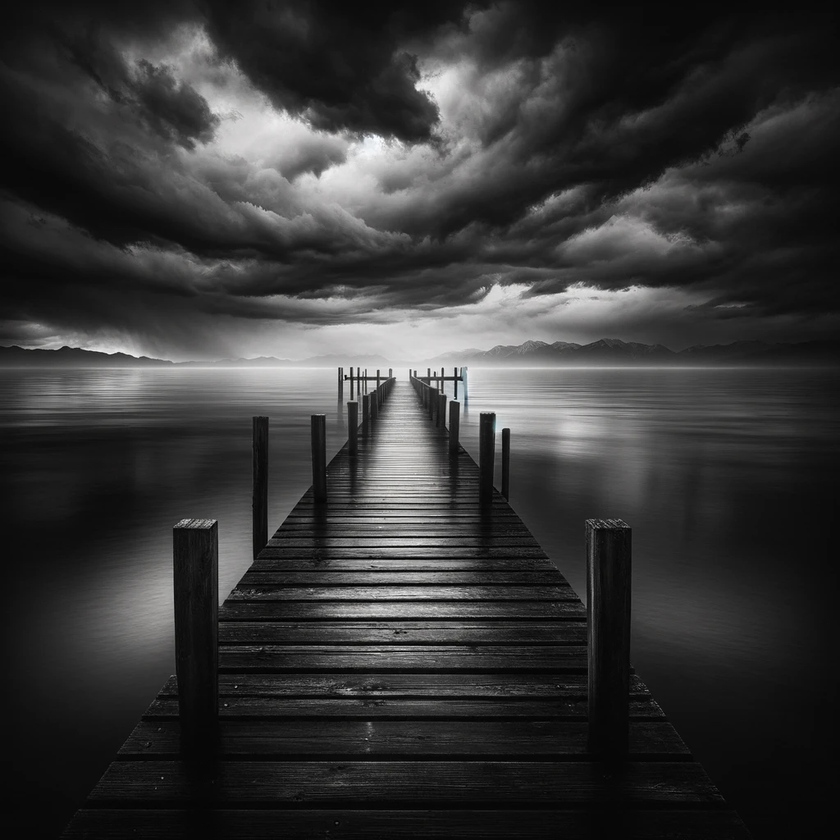
#> input picture Histogram Equalization/image_1.png, 840 x 840 px, shrunk from 1024 x 1024 before the run, found by its file name
$ python histogram_equalization.py
#> lines starting #> are read from the running program, lines starting #| are printed output that depends on the picture
import cv2
import numpy as np
from matplotlib import pyplot as plt

def histogram_equalization(image_path):
    # Load the image in grayscale
#> called with image_path = './Histogram Equalization/image_1.png'
    img = cv2.imread(image_path, cv2.IMREAD_GRAYSCALE)
#> img: shape (840, 840); min 0, max 252, mean 54.6

    # Apply histogram equalization
    equ = cv2.equalizeHist(img)
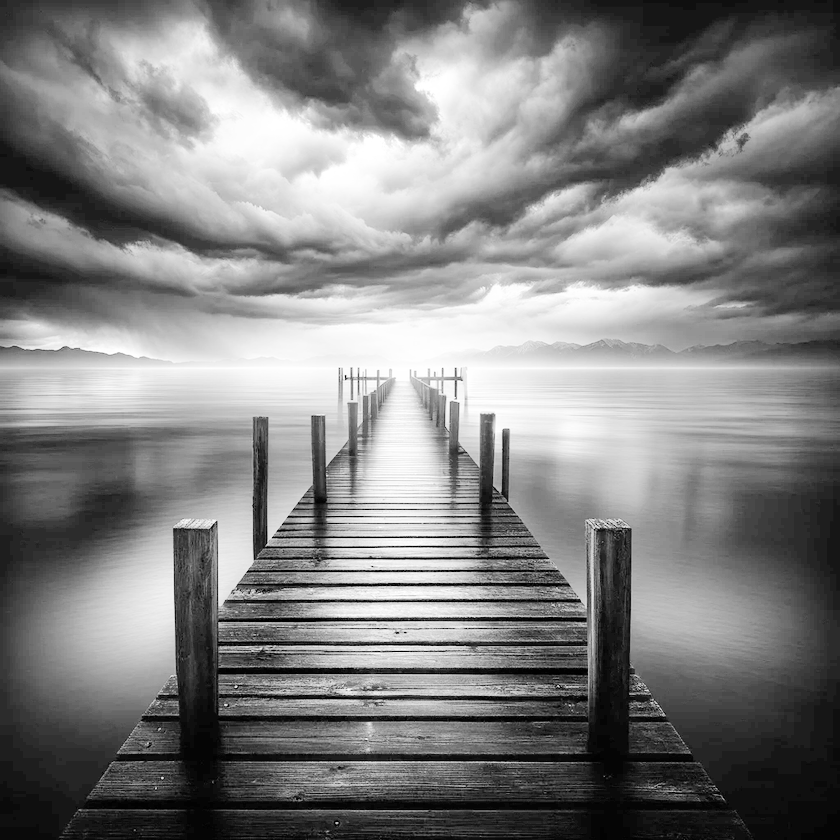
#> equ: shape (840, 840); min 0, max 255, mean 129

    # Display the original and equalized images side by side
    plt.figure(figsize=(10, 5))
    plt.subplot(1, 2, 1)
    plt.imshow(img, cmap='gray')
    plt.title('Original Image')
    plt.xticks([])
    plt.yticks([])

    plt.subplot(1, 2, 2)
    plt.imshow(equ, cmap='gray')
    plt.title('Histogram Equalized Image')
    plt.xticks([])
    plt.yticks([])

    plt.show()
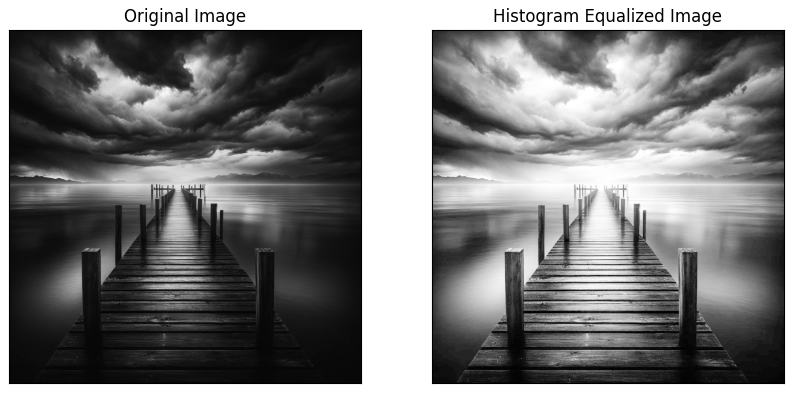
#> figure drawn by matplotlib, 2 panels

image_path = './Histogram Equalization/image_1.png'
histogram_equalization(image_path)

$ run again, with Histogram Equalization/image_2.jpg saved as Histogram Equalization/image_1.png
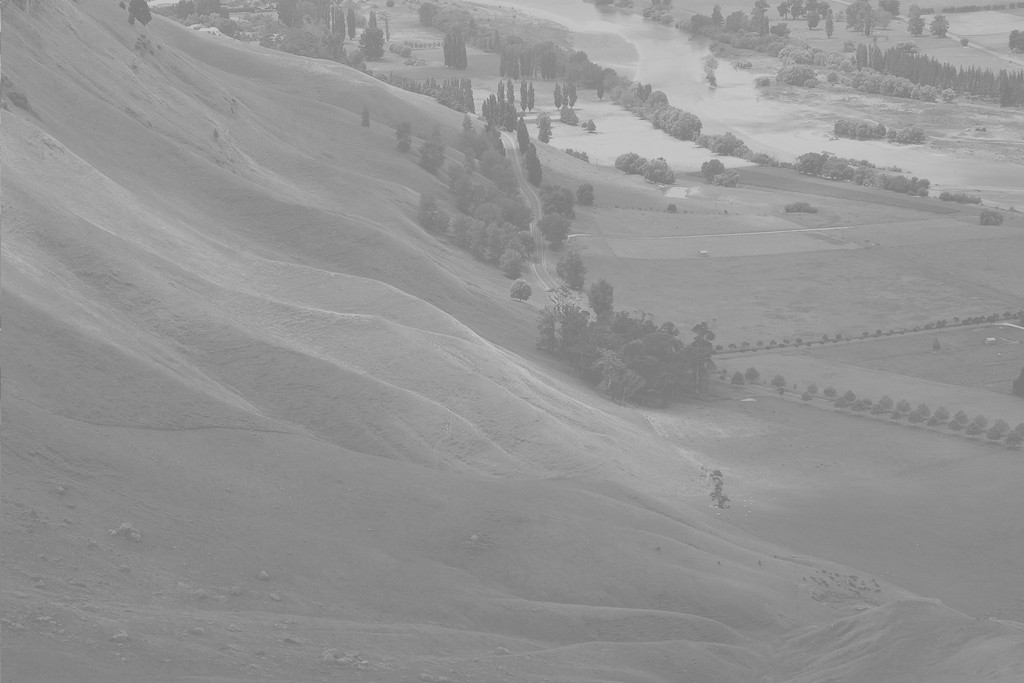
#> input picture Histogram Equalization/image_2.jpg, 1024 x 683 px, found by its file name
#> in histogram_equalization, img is the input picture: shape (683, 1024); min 114, max 208, mean 148
#> in histogram_equalization, `equ = cv2.equalizeHist(img)`:
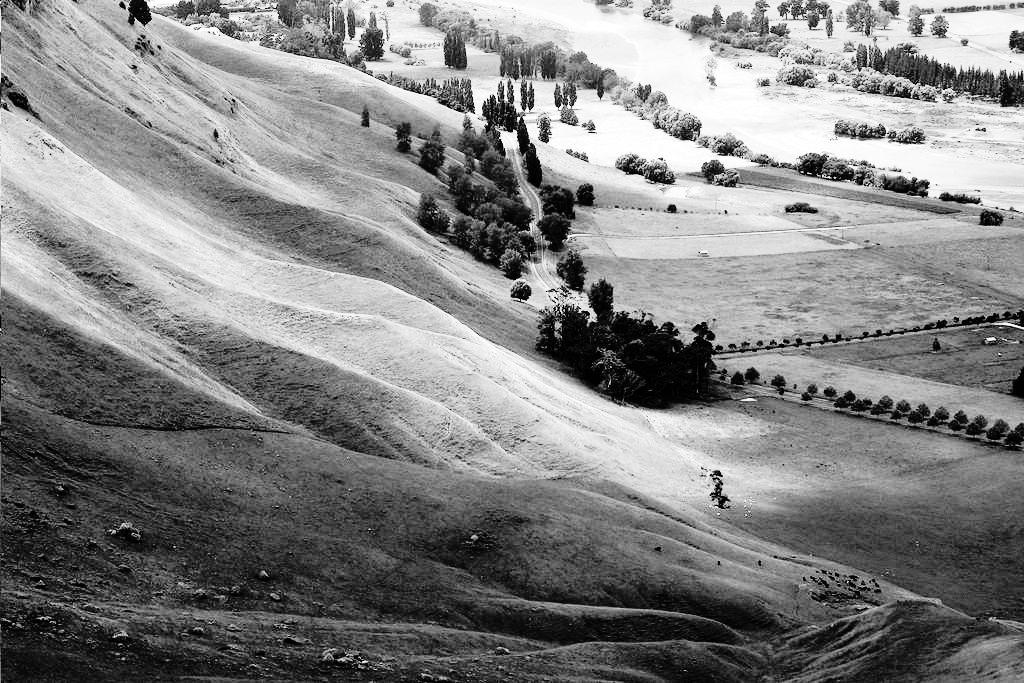
#> equ: shape (683, 1024); min 0, max 255, mean 130.5
#> in histogram_equalization, `plt.show()`:
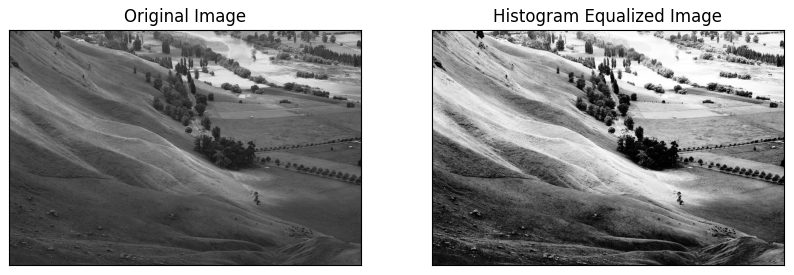
#> figure drawn by matplotlib, 2 panels
